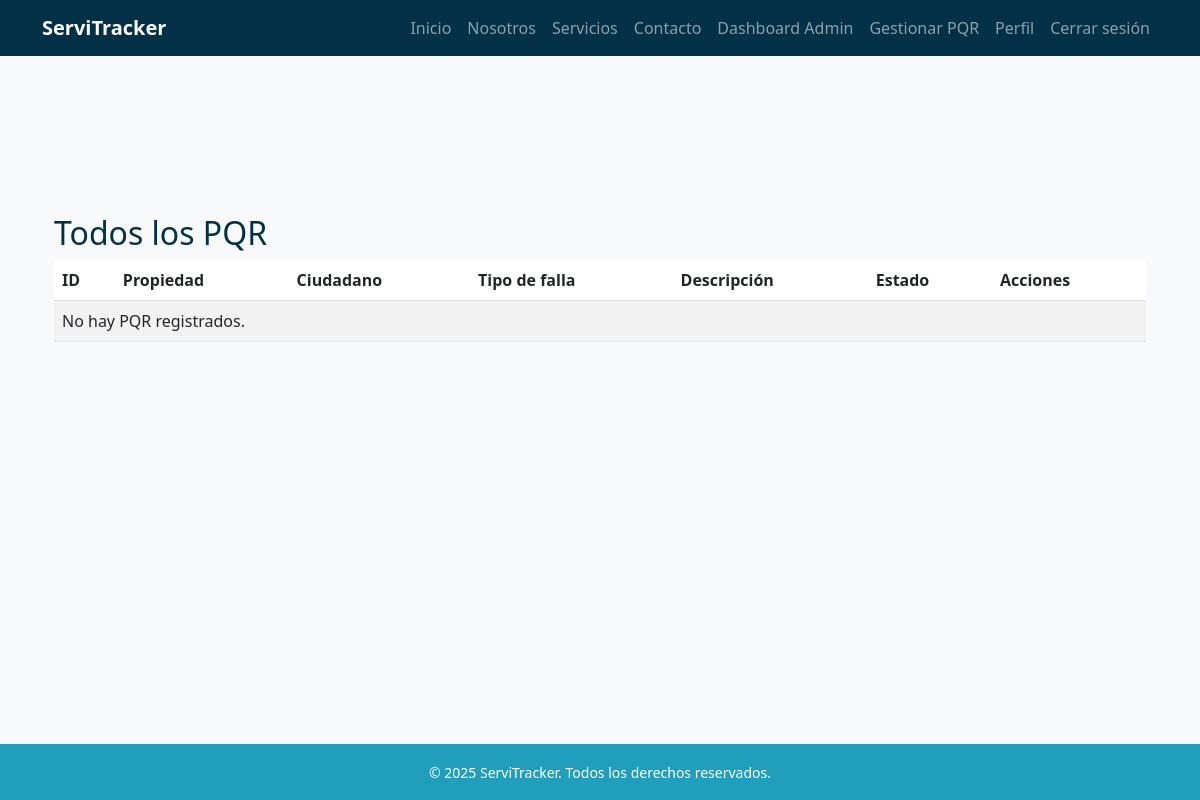
The app's page /pqr/admin/ (signed in), older data.
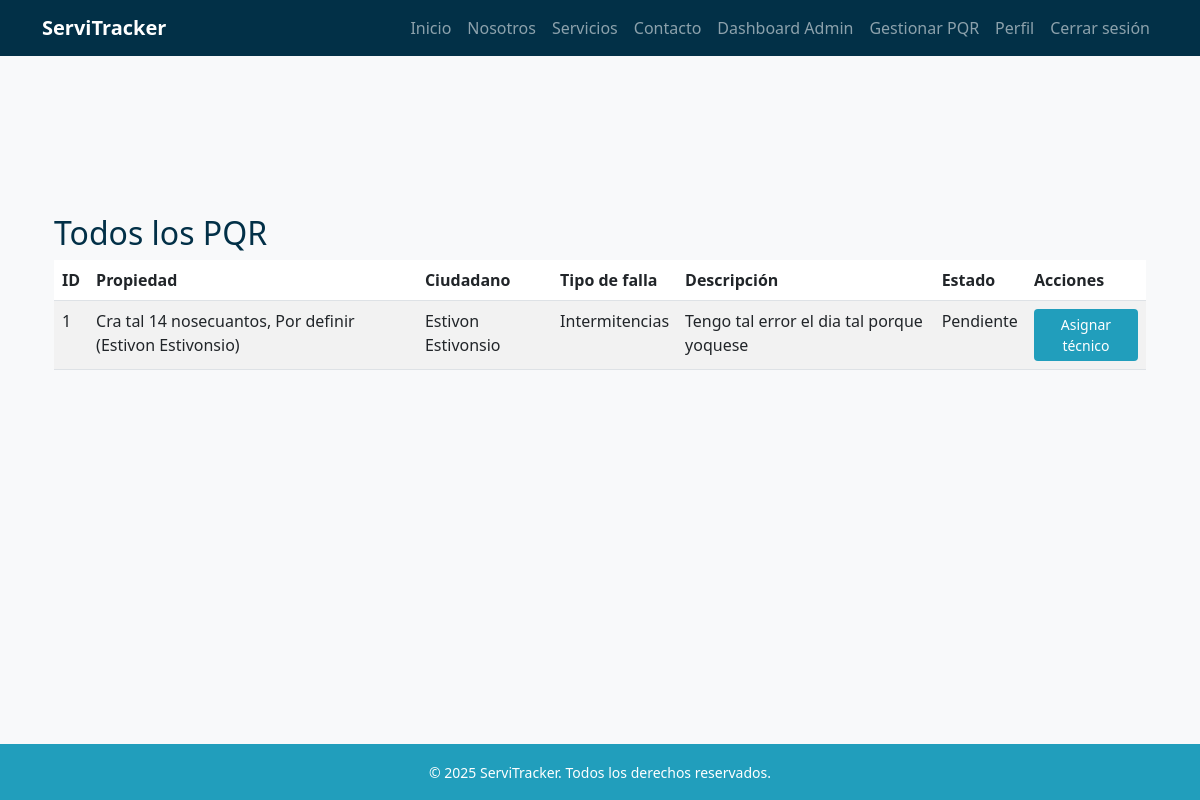
The same page, newer data.
### pqr/models.py (models this page shows, shortened)
class PQR(models.Model):
    ciudadano = models.ForeignKey(
        settings.AUTH_USER_MODEL,
        on_delete=models.SET_NULL,
        null=True,
        blank=True,
        related_name="pqrs_ciudadano"
    )
    propiedad = models.ForeignKey(
        Propiedad,
        on_delete=models.SET_NULL,
        null=True,
        blank=True
    )
    tipo_falla = models.ForeignKey(
        TipoFalla,
        on_delete=models.PROTECT
    )
    descripcion = models.TextField()
    estado = models.ForeignKey(
        EstadoPQR,
        on_delete=models.PROTECT
    )
    tecnico_asignado = models.ForeignKey(
        settings.AUTH_USER_MODEL,
        on_delete=models.SET_NULL,
        null=True,
        blank=True,
        related_name="pqrs_tecnico"
    )
    fecha_creacion = models.DateTimeField(auto_now_add=True)
    fecha_actualizacion = models.DateTimeField(auto_now=True)

class TipoFalla(models.Model):
    nombre = models.CharField(max_length=100)
    def __str__(self):
        return self.nombre

class EstadoPQR(models.Model):
    nombre = models.CharField(max_length=50)

### propiedades/models.py (models this page shows)
class Propiedad(models.Model):
    usuario = models.ForeignKey(
        settings.AUTH_USER_MODEL,
        on_delete=models.CASCADE,
        related_name='propiedades'
    )
    departamento = models.CharField(max_length=100)
    ciudad = models.CharField(max_length=100)
    direccion = models.CharField(max_length=200)
    activa = models.BooleanField(default=True)
    def __str__(self):
        nombre = self.usuario.get_full_name() if hasattr(self.usuario, 'get_full_name') else str(self.usuario)
        return f"{self.direccion}, {self.ciudad} ({nombre})"

### usuarios/models.py (models this page shows)
class Usuario(AbstractBaseUser, PermissionsMixin):
    ROLES = [
        ("administrador", "Administrador"),
        ("agente", "Agente"),
        ("tecnico", "Técnico"),
        ("ciudadano", "Ciudadano"),
    ]
    documento = models.CharField(max_length=20, unique=True)
    email = models.EmailField(blank=True, null=True)
    nombres = models.CharField(max_length=100, blank=True, null=True)
    apellidos = models.CharField(max_length=100, blank=True, null=True)
    rol = models.CharField(max_length=20, choices=ROLES, default="ciudadano")
    especialidad = models.ForeignKey(Especialidad, on_delete=models.SET_NULL, null=True, blank=True)
    is_active = models.BooleanField(default=True)
    is_staff = models.BooleanField(default=False)
    date_joined = models.DateTimeField(auto_now_add=True)
    objects = UsuarioManager()
    USERNAME_FIELD = "documento"
    REQUIRED_FIELDS = []  # puedes agregar 'email' si quieres que sea obligatorio
    def __str__(self):
        return self.get_public_name()
    def get_full_name(self):
        nombre = (self.nombres or "").strip()
        apellido = (self.apellidos or "").strip()
        full = f"{nombre} {apellido}".strip()
        return full or ""
    def get_public_name(self):
        return self.get_full_name() or "Usuario"

### pqr/views.py (the view)
# urls.py: path('admin/', views.lista_pqr_admin, name='lista_pqr_admin'),        # Admin/Agente: todos los PQR
@user_passes_test(lambda u: u.rol in ["agente", "administrador"])
def lista_pqr_admin(request):
    pqr_list = PQR.objects.all()
    return render(request, 'pqr/lista.html', {'pqr_list': pqr_list})

### templates/pqr/lista.html (shortened to what this page needs)
{% extends 'base.html' %}
{% block content %}
<div class="container my-5">
    <h2 class="text-blue-dark">Todos los PQR</h2>
    <table class="table table-striped">
        <thead>
            <tr>
                <th>ID</th>
                <th>Propiedad</th>
                <th>Ciudadano</th>
                <th>Tipo de falla</th>
                <th>Descripción</th>
                <th>Estado</th>
                <th>Acciones</th>
            </tr>
        </thead>
        <tbody>
            {% for pqr in pqr_list %}
            <tr>
                <td>{{ pqr.id }}</td>
                <td>{{ pqr.propiedad }}</td>
                <td>{{ pqr.ciudadano }}</td>
                <td>{{ pqr.tipo_falla }}</td>
                <td>{{ pqr.descripcion }}</td>
                <td>{{ pqr.estado.nombre }}</td>
                <td>
                    {% if pqr.estado.nombre == "Pendiente" %}
                        <a href="{% url 'asignar_tecnico' pqr.pk %}" class="btn btn-sm btn-blue-mid">Asignar técnico</a>
                    {% endif %}
                </td>
            </tr>
            {% empty %}
            <tr><td colspan="7">No hay PQR registrados.</td></tr>
            {% endfor %}
        </tbody>
    </table>
</div>
{% endblock %}

### templates/base.html (shortened to what this page needs)
<!DOCTYPE html>
<html lang="es">
<head>
    {% load static %}
    <link href="https://cdn.jsdelivr.net/npm/bootstrap@5.3.0/dist/css/bootstrap.min.css" rel="stylesheet">
    <link rel="stylesheet" href="{% static 'css/style.css' %}">
</head>
<body>
    <header class="navbar navbar-expand-lg navbar-dark bg-blue-dark fixed-top">
        <div class="container">
            <a class="navbar-brand fw-bold" href="{% url 'index' %}">ServiTracker</a>
            <nav class="collapse navbar-collapse" id="navbarNav">
                <ul class="navbar-nav ms-auto">
                    <li class="nav-item"><a class="nav-link" href="{% url 'index' %}#inicio">Inicio</a></li>
                    <li class="nav-item"><a class="nav-link" href="{% url 'index' %}#nosotros">Nosotros</a></li>
                    <li class="nav-item"><a class="nav-link" href="{% url 'index' %}#servicios">Servicios</a></li>
                    <li class="nav-item"><a class="nav-link" href="{% url 'index' %}#contacto">Contacto</a></li>
                    {% if user.is_authenticated %}
                        {% if user.rol == "administrador" %}
                            <li class="nav-item"><a class="nav-link" href="{% url 'dashboard_admin' %}">Dashboard Admin</a></li>
                            <li class="nav-item"><a class="nav-link" href="{% url 'lista_pqr_admin' %}">Gestionar PQR</a></li>
                        {% elif user.rol == "agente" %}
                            <li class="nav-item"><a class="nav-link" href="{% url 'dashboard_agente' %}">Dashboard Agente</a></li>
                            <li class="nav-item"><a class="nav-link" href="{% url 'lista_pqr_admin' %}">Gestionar PQR</a></li>
                        {% elif user.rol == "ciudadano" %}
                            <li class="nav-item"><a class="nav-link" href="{% url 'mi_lista_pqr' %}">Mis PQR</a></li>
                        {% elif user.rol == "tecnico" %}
                            <li class="nav-item"><a class="nav-link" href="{% url 'mis_asignaciones' %}">Mis asignaciones</a></li>
                        {% endif %}
                        <li class="nav-item"><a class="nav-link" href="{% url 'perfil' %}">Perfil</a></li>
                        <li class="nav-item"><a class="nav-link" href="{% url 'logout' %}">Cerrar sesión</a></li>
                    {% else %}
                        <li class="nav-item"><a class="nav-link" href="{% url 'login' %}">Login</a></li>
                        <li class="nav-item"><a class="nav-link" href="{% url 'registro' %}">Registro</a></li>
                    {% endif %}
                </ul>
            </nav>
        </div>
    </header>
    <main class="container my-5 pt-5">
        {% block content %}
        {% endblock %}
    </main>
    <footer class="bg-blue-mid text-white text-center p-3 mt-5">
        <small>© 2025 ServiTracker. Todos los derechos reservados.</small>
    </footer>
</body>
</html>

### static/css/style.css (style rules this page uses)
:root { --blue-light: #8ecae6; --blue-mid: #219ebc; --blue-deep: #126782; --blue-dark: #023047; --yellow: #ffb703; --orange-light: #fd9e02; --orange-dark: #fb8500; --green-light: #198754; --green-dark: #146c43; }
.text-blue-dark { color: var(--blue-dark); }
.bg-blue-mid { background-color: var(--blue-mid); }
.bg-blue-dark { background-color: var(--blue-dark); }
body { font-family: 'Segoe UI', sans-serif; background-color: #f8f9fa; padding-top: 70px; min-height: 100vh; display: flex; flex-direction: column; }
main { flex: 1; min-height: 60vh; }
.btn-blue-mid { background-color: var(--blue-mid); color: white; }

Row changes from the older to the newer data that the page shows:
added PQR: id "1", propiedad "Cra tal 14 nosecuantos, Por definir (Estivon Estivonsio)", ciudadano "Estivon Estivonsio", tipo_falla "Intermitencias", descripcion "Tengo tal error el dia tal porque yoquese", estado.nombre "Pendiente", shows "Asignar técnico"
Text that changed along with them:
text no longer shown: "No hay PQR registrados."
